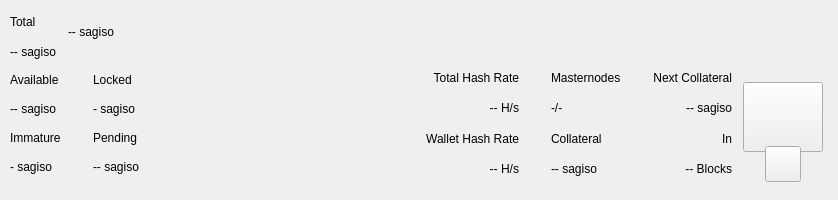
<?xml version="1.0" encoding="UTF-8"?>
<ui version="4.0">
 <class>TopBar</class>
 <widget class="QWidget" name="TopBar">
  <property name="geometry">
   <rect>
    <x>0</x>
    <y>0</y>
    <width>838</width>
    <height>200</height>
   </rect>
  </property>
  <property name="minimumSize">
   <size>
    <width>0</width>
    <height>200</height>
   </size>
  </property>
  <property name="maximumSize">
   <size>
    <width>16777215</width>
    <height>200</height>
   </size>
  </property>
  <property name="windowTitle">
   <string>Form</string>
  </property>
  <layout class="QVBoxLayout" name="verticalLayout_10" stretch="0">
   <property name="spacing">
    <number>0</number>
   </property>
   <property name="leftMargin">
    <number>0</number>
   </property>
   <property name="topMargin">
    <number>0</number>
   </property>
   <property name="rightMargin">
    <number>0</number>
   </property>
   <property name="bottomMargin">
    <number>0</number>
   </property>
   <item>
    <widget class="PFBorderImage" name="containerTop">
     <layout class="QVBoxLayout" name="verticalLayout_11">
      <property name="spacing">
       <number>0</number>
      </property>
      <property name="leftMargin">
       <number>0</number>
      </property>
      <property name="topMargin">
       <number>0</number>
      </property>
      <property name="rightMargin">
       <number>0</number>
      </property>
      <property name="bottomMargin">
       <number>0</number>
      </property>
      <item>
       <widget class="QWidget" name="top_container_2" native="true">
        <property name="minimumSize">
         <size>
          <width>0</width>
          <height>65</height>
         </size>
        </property>
        <layout class="QHBoxLayout" name="top_container">
         <property name="spacing">
          <number>0</number>
         </property>
         <property name="leftMargin">
          <number>10</number>
         </property>
         <property name="topMargin">
          <number>0</number>
         </property>
         <property name="rightMargin">
          <number>10</number>
         </property>
         <property name="bottomMargin">
          <number>0</number>
         </property>
         <item>
          <layout class="QHBoxLayout" name="horizontalLayout_4">
           <property name="spacing">
            <number>12</number>
           </property>
           <property name="rightMargin">
            <number>0</number>
           </property>
           <item>
            <widget class="QWidget" name="widgetAmount" native="true">
             <layout class="QVBoxLayout" name="verticalLayout_2">
              <property name="spacing">
               <number>2</number>
              </property>
              <property name="leftMargin">
               <number>0</number>
              </property>
              <property name="topMargin">
               <number>8</number>
              </property>
              <property name="rightMargin">
               <number>0</number>
              </property>
              <property name="bottomMargin">
               <number>0</number>
              </property>
              <item>
               <widget class="QLabel" name="labelTitle1">
                <property name="text">
                 <string>Total</string>
                </property>
               </widget>
              </item>
              <item>
               <widget class="PrivateQLabel" name="labelAmountPiv">
                <property name="text">
                 <string notr="true">-- sagiso</string>
                </property>
               </widget>
              </item>
             </layout>
            </widget>
           </item>
           <item alignment="Qt::AlignVCenter">
            <widget class="QWidget" name="widgetTopAmount" native="true">
             <property name="sizePolicy">
              <sizepolicy hsizetype="Preferred" vsizetype="Maximum">
               <horstretch>0</horstretch>
               <verstretch>0</verstretch>
              </sizepolicy>
             </property>
             <layout class="QHBoxLayout" name="horizontalLayout_5">
              <property name="spacing">
               <number>0</number>
              </property>
              <property name="leftMargin">
               <number>0</number>
              </property>
              <property name="topMargin">
               <number>0</number>
              </property>
              <property name="rightMargin">
               <number>0</number>
              </property>
              <property name="bottomMargin">
               <number>0</number>
              </property>
              <item alignment="Qt::AlignTop">
               <widget class="PrivateQLabel" name="labelAmountTopPiv">
                <property name="minimumSize">
                 <size>
                  <width>0</width>
                  <height>36</height>
                 </size>
                </property>
                <property name="styleSheet">
                 <string notr="true">padding:0px;margin:0px;</string>
                </property>
                <property name="text">
                 <string notr="true">-- sagiso</string>
                </property>
               </widget>
              </item>
             </layout>
            </widget>
           </item>
           <item>
            <spacer name="horizontalSpacer">
             <property name="orientation">
              <enum>Qt::Horizontal</enum>
             </property>
             <property name="sizeHint" stdset="0">
              <size>
               <width>40</width>
               <height>20</height>
              </size>
             </property>
            </spacer>
           </item>
           <item alignment="Qt::AlignRight">
            <widget class="QWidget" name="layoutSync" native="true">
             <property name="minimumSize">
              <size>
               <width>0</width>
               <height>36</height>
              </size>
             </property>
             <property name="maximumSize">
              <size>
               <width>16777215</width>
               <height>36</height>
              </size>
             </property>
             <layout class="QVBoxLayout" name="verticalLayout_9">
              <property name="leftMargin">
               <number>0</number>
              </property>
              <property name="topMargin">
               <number>0</number>
              </property>
              <property name="rightMargin">
               <number>0</number>
              </property>
              <property name="bottomMargin">
               <number>0</number>
              </property>
              <item>
               <widget class="ExpandableButton" name="pushButtonSync" native="true">
                <property name="minimumSize">
                 <size>
                  <width>36</width>
                  <height>36</height>
                 </size>
                </property>
                <property name="maximumSize">
                 <size>
                  <width>16777215</width>
                  <height>36</height>
                 </size>
                </property>
               </widget>
              </item>
             </layout>
            </widget>
           </item>
           <item>
            <widget class="ExpandableButton" name="pushButtonHDUpgrade" native="true">
             <property name="minimumSize">
              <size>
               <width>36</width>
               <height>36</height>
              </size>
             </property>
             <property name="maximumSize">
              <size>
               <width>16777215</width>
               <height>36</height>
              </size>
             </property>
            </widget>
           </item>
           <item>
            <widget class="ExpandableButton" name="pushButtonStack" native="true">
             <property name="minimumSize">
              <size>
               <width>36</width>
               <height>36</height>
              </size>
             </property>
             <property name="maximumSize">
              <size>
               <width>16777215</width>
               <height>36</height>
              </size>
             </property>
            </widget>
           </item>
           <item>
            <widget class="ExpandableButton" name="pushButtonConf" native="true">
             <property name="minimumSize">
              <size>
               <width>36</width>
               <height>36</height>
              </size>
             </property>
             <property name="maximumSize">
              <size>
               <width>16777215</width>
               <height>36</height>
              </size>
             </property>
            </widget>
           </item>
           <item>
            <widget class="ExpandableButton" name="pushButtonMasternodes" native="true">
             <property name="minimumSize">
              <size>
               <width>36</width>
               <height>36</height>
              </size>
             </property>
             <property name="maximumSize">
              <size>
               <width>16777215</width>
               <height>36</height>
              </size>
             </property>
            </widget>
           </item>
           <item>
            <widget class="ExpandableButton" name="pushButtonConsole" native="true">
             <property name="minimumSize">
              <size>
               <width>36</width>
               <height>36</height>
              </size>
             </property>
             <property name="maximumSize">
              <size>
               <width>16777215</width>
               <height>36</height>
              </size>
             </property>
            </widget>
           </item>
           <item>
            <widget class="ExpandableButton" name="pushButtonConnection" native="true">
             <property name="minimumSize">
              <size>
               <width>36</width>
               <height>36</height>
              </size>
             </property>
             <property name="maximumSize">
              <size>
               <width>16777215</width>
               <height>36</height>
              </size>
             </property>
            </widget>
           </item>
           <item>
            <widget class="ExpandableButton" name="pushButtonTor" native="true">
             <property name="minimumSize">
              <size>
               <width>36</width>
               <height>36</height>
              </size>
             </property>
             <property name="maximumSize">
              <size>
               <width>16777215</width>
               <height>36</height>
              </size>
             </property>
            </widget>
           </item>
           <item>
            <widget class="ExpandableButton" name="pushButtonLock" native="true">
             <property name="sizePolicy">
              <sizepolicy hsizetype="Expanding" vsizetype="Expanding">
               <horstretch>0</horstretch>
               <verstretch>0</verstretch>
              </sizepolicy>
             </property>
             <property name="minimumSize">
              <size>
               <width>36</width>
               <height>0</height>
              </size>
             </property>
             <property name="maximumSize">
              <size>
               <width>16777215</width>
               <height>36</height>
              </size>
             </property>
            </widget>
           </item>
           <item>
            <widget class="ExpandableButton" name="pushButtonTheme" native="true">
             <property name="minimumSize">
              <size>
               <width>36</width>
               <height>36</height>
              </size>
             </property>
             <property name="maximumSize">
              <size>
               <width>16777215</width>
               <height>36</height>
              </size>
             </property>
            </widget>
           </item>
           <item>
            <widget class="ExpandableButton" name="pushButtonFAQ" native="true">
             <property name="minimumSize">
              <size>
               <width>36</width>
               <height>36</height>
              </size>
             </property>
             <property name="maximumSize">
              <size>
               <width>16777215</width>
               <height>36</height>
              </size>
             </property>
            </widget>
           </item>
           <item>
            <widget class="ExpandableButton" name="pushButtonPrivacy" native="true">
             <property name="minimumSize">
              <size>
               <width>36</width>
               <height>36</height>
              </size>
             </property>
             <property name="maximumSize">
              <size>
               <width>16777215</width>
               <height>36</height>
              </size>
             </property>
            </widget>
           </item>
          </layout>
         </item>
        </layout>
       </widget>
      </item>
      <item>
       <widget class="QWidget" name="bottom_container" native="true">
        <property name="minimumSize">
         <size>
          <width>0</width>
          <height>135</height>
         </size>
        </property>
        <layout class="QHBoxLayout" name="botton_container">
         <property name="leftMargin">
          <number>10</number>
         </property>
         <property name="topMargin">
          <number>0</number>
         </property>
         <property name="rightMargin">
          <number>10</number>
         </property>
         <property name="bottomMargin">
          <number>10</number>
         </property>
         <item>
          <layout class="QHBoxLayout" name="horizontalLayout_3">
           <property name="spacing">
            <number>0</number>
           </property>
           <property name="bottomMargin">
            <number>9</number>
           </property>
           <item>
            <layout class="QVBoxLayout" name="verticalLayout_7">
             <property name="spacing">
              <number>0</number>
             </property>
             <property name="leftMargin">
              <number>0</number>
             </property>
             <property name="rightMargin">
              <number>0</number>
             </property>
             <item>
              <layout class="QHBoxLayout" name="horizontalLayout_2">
               <property name="spacing">
                <number>0</number>
               </property>
               <item>
                <layout class="QVBoxLayout" name="verticalLayout_6">
                 <item>
                  <widget class="QLabel" name="labelTitle5">
                   <property name="text">
                    <string>Available</string>
                   </property>
                  </widget>
                 </item>
                 <item>
                  <widget class="PrivateQLabel" name="labelAvailablePiv">
                   <property name="text">
                    <string>-- sagiso</string>
                   </property>
                  </widget>
                 </item>
                 <item>
                  <widget class="QLabel" name="labelTitle4">
                   <property name="text">
                    <string>Immature</string>
                   </property>
                  </widget>
                 </item>
                 <item>
                  <widget class="PrivateQLabel" name="labelImmaturePiv">
                   <property name="text">
                    <string notr="true">- sagiso</string>
                   </property>
                  </widget>
                 </item>
                </layout>
               </item>
               <item>
                <layout class="QVBoxLayout" name="verticalLayout_8">
                 <property name="leftMargin">
                  <number>32</number>
                 </property>
                 <item>
                  <widget class="QLabel" name="labelTitle6">
                   <property name="text">
                    <string>Locked</string>
                   </property>
                  </widget>
                 </item>
                 <item>
                  <widget class="PrivateQLabel" name="labelLockedPiv">
                   <property name="text">
                    <string>- sagiso</string>
                   </property>
                  </widget>
                 </item>
                 <item>
                  <widget class="QLabel" name="labelTitle3">
                   <property name="text">
                    <string>Pending</string>
                   </property>
                  </widget>
                 </item>
                 <item>
                  <widget class="PrivateQLabel" name="labelPendingPiv">
                   <property name="text">
                    <string notr="true">-- sagiso</string>
                   </property>
                  </widget>
                 </item>
                </layout>
               </item>
              </layout>
             </item>
            </layout>
           </item>
          </layout>
         </item>
         <item>
          <spacer name="horizontalSpacer_2">
           <property name="orientation">
            <enum>Qt::Horizontal</enum>
           </property>
           <property name="sizeHint" stdset="0">
            <size>
             <width>40</width>
             <height>20</height>
            </size>
           </property>
          </spacer>
         </item>
         <item>
          <layout class="QHBoxLayout" name="horizontalLayout_6">
           <property name="spacing">
            <number>0</number>
           </property>
           <property name="rightMargin">
            <number>0</number>
           </property>
           <property name="bottomMargin">
            <number>9</number>
           </property>
           <item>
            <widget class="QWidget" name="widgetStaking" native="true">
             <layout class="QVBoxLayout" name="verticalLayout_12">
              <property name="leftMargin">
               <number>32</number>
              </property>
              <property name="topMargin">
               <number>0</number>
              </property>
              <property name="rightMargin">
               <number>0</number>
              </property>
              <property name="bottomMargin">
               <number>0</number>
              </property>
              <item>
               <widget class="QLabel" name="labelNetworkHashRateTitle">
                <property name="text">
                 <string>Total Hash Rate</string>
                </property>
                <property name="textFormat">
                 <enum>Qt::AutoText</enum>
                </property>
                <property name="alignment">
                 <set>Qt::AlignRight|Qt::AlignTrailing|Qt::AlignVCenter</set>
                </property>
               </widget>
              </item>
              <item>
               <widget class="QLabel" name="labelNetworkHashRateValue">
                <property name="layoutDirection">
                 <enum>Qt::LeftToRight</enum>
                </property>
                <property name="text">
                 <string>-- H/s</string>
                </property>
                <property name="textFormat">
                 <enum>Qt::AutoText</enum>
                </property>
                <property name="alignment">
                 <set>Qt::AlignRight|Qt::AlignTrailing|Qt::AlignVCenter</set>
                </property>
               </widget>
              </item>
              <item>
               <widget class="QLabel" name="labelWalletHashRateTitle">
                <property name="text">
                 <string>Wallet Hash Rate</string>
                </property>
                <property name="textFormat">
                 <enum>Qt::AutoText</enum>
                </property>
                <property name="alignment">
                 <set>Qt::AlignRight|Qt::AlignTrailing|Qt::AlignVCenter</set>
                </property>
               </widget>
              </item>
              <item>
               <widget class="PrivateQLabel" name="labelWalletHashRateValue">
                <property name="text">
                 <string notr="true">-- H/s</string>
                </property>
                <property name="textFormat">
                 <enum>Qt::AutoText</enum>
                </property>
                <property name="alignment">
                 <set>Qt::AlignRight|Qt::AlignTrailing|Qt::AlignVCenter</set>
                </property>
               </widget>
              </item>
             </layout>
            </widget>
           </item>
           <item>
            <widget class="QWidget" name="widgetMasternodes" native="true">
             <layout class="QVBoxLayout">
              <property name="leftMargin">
               <number>32</number>
              </property>
              <property name="topMargin">
               <number>0</number>
              </property>
              <property name="rightMargin">
               <number>0</number>
              </property>
              <property name="bottomMargin">
               <number>0</number>
              </property>
              <item>
               <widget class="QLabel" name="labelMasternodesTitle">
                <property name="text">
                 <string>Masternodes</string>
                </property>
               </widget>
              </item>
              <item>
               <widget class="PrivateQLabel" name="labelMasternodeCount">
                <property name="text">
                 <string>-/-</string>
                </property>
               </widget>
              </item>
              <item>
               <widget class="QLabel" name="labelCollateralTitle">
                <property name="text">
                 <string>Collateral</string>
                </property>
               </widget>
              </item>
              <item>
               <widget class="QLabel" name="labelCollateralValue">
                <property name="text">
                 <string notr="true">-- sagiso</string>
                </property>
               </widget>
              </item>
             </layout>
            </widget>
           </item>
           <item>
            <widget class="QWidget" name="widgetNextCollateral" native="true">
             <layout class="QVBoxLayout" name="verticalLayout_12">
              <property name="leftMargin">
               <number>32</number>
              </property>
              <property name="topMargin">
               <number>0</number>
              </property>
              <property name="rightMargin">
               <number>0</number>
              </property>
              <property name="bottomMargin">
               <number>0</number>
              </property>
              <item>
               <widget class="QLabel" name="labelNextMasternodesTitle">
                <property name="text">
                 <string>Next Collateral</string>
                </property>
                <property name="textFormat">
                 <enum>Qt::AutoText</enum>
                </property>
                <property name="alignment">
                 <set>Qt::AlignRight|Qt::AlignTrailing|Qt::AlignVCenter</set>
                </property>
               </widget>
              </item>
              <item>
               <widget class="QLabel" name="labelNextCollateralValue">
                <property name="text">
                 <string>-- sagiso</string>
                </property>
                <property name="textFormat">
                 <enum>Qt::AutoText</enum>
                </property>
                <property name="alignment">
                 <set>Qt::AlignRight|Qt::AlignTrailing|Qt::AlignVCenter</set>
                </property>
               </widget>
              </item>
              <item>
               <widget class="QLabel" name="labelRemainingBlocks">
                <property name="text">
                 <string>In</string>
                </property>
                <property name="textFormat">
                 <enum>Qt::AutoText</enum>
                </property>
                <property name="alignment">
                 <set>Qt::AlignRight|Qt::AlignTrailing|Qt::AlignVCenter</set>
                </property>
               </widget>
              </item>
              <item>
               <widget class="QLabel" name="labelNextCollateralBlocks">
                <property name="text">
                 <string notr="true">-- Blocks</string>
                </property>
                <property name="textFormat">
                 <enum>Qt::AutoText</enum>
                </property>
                <property name="alignment">
                 <set>Qt::AlignRight|Qt::AlignTrailing|Qt::AlignVCenter</set>
                </property>
               </widget>
              </item>
             </layout>
            </widget>
           </item>
          </layout>
         </item>
         <item>
          <widget class="QWidget" name="qrContainer" native="true">
           <property name="sizePolicy">
            <sizepolicy hsizetype="Preferred" vsizetype="Minimum">
             <horstretch>0</horstretch>
             <verstretch>0</verstretch>
            </sizepolicy>
           </property>
           <property name="minimumSize">
            <size>
             <width>90</width>
             <height>110</height>
            </size>
           </property>
           <property name="maximumSize">
            <size>
             <width>90</width>
             <height>110</height>
            </size>
           </property>
           <layout class="QVBoxLayout" name="containerQR">
            <property name="spacing">
             <number>0</number>
            </property>
            <property name="leftMargin">
             <number>5</number>
            </property>
            <property name="topMargin">
             <number>10</number>
            </property>
            <property name="rightMargin">
             <number>5</number>
            </property>
            <property name="bottomMargin">
             <number>0</number>
            </property>
            <item>
             <widget class="QPushButton" name="btnQr">
              <property name="minimumSize">
               <size>
                <width>70</width>
                <height>70</height>
               </size>
              </property>
              <property name="maximumSize">
               <size>
                <width>16777215</width>
                <height>70</height>
               </size>
              </property>
              <property name="focusPolicy">
               <enum>Qt::NoFocus</enum>
              </property>
              <property name="text">
               <string/>
              </property>
              <property name="iconSize">
               <size>
                <width>70</width>
                <height>70</height>
               </size>
              </property>
             </widget>
            </item>
            <item>
             <spacer name="verticalSpacer">
              <property name="orientation">
               <enum>Qt::Vertical</enum>
              </property>
              <property name="sizeType">
               <enum>QSizePolicy::Fixed</enum>
              </property>
              <property name="sizeHint" stdset="0">
               <size>
                <width>20</width>
                <height>20</height>
               </size>
              </property>
             </spacer>
            </item>
            <item alignment="Qt::AlignHCenter|Qt::AlignBottom">
             <widget class="QPushButton" name="pushButtonQR">
              <property name="minimumSize">
               <size>
                <width>36</width>
                <height>36</height>
               </size>
              </property>
              <property name="maximumSize">
               <size>
                <width>36</width>
                <height>36</height>
               </size>
              </property>
              <property name="focusPolicy">
               <enum>Qt::NoFocus</enum>
              </property>
              <property name="text">
               <string/>
              </property>
             </widget>
            </item>
           </layout>
          </widget>
         </item>
        </layout>
       </widget>
      </item>
     </layout>
    </widget>
   </item>
  </layout>
 </widget>
 <customwidgets>
  <customwidget>
   <class>ExpandableButton</class>
   <extends>QWidget</extends>
   <header>qt/pivx/expandablebutton.h</header>
   <container>1</container>
  </customwidget>
  <customwidget>
   <class>PFBorderImage</class>
   <extends>QFrame</extends>
   <header>qt/pivx/pfborderimage.h</header>
   <container>1</container>
  </customwidget>
  <customwidget>
   <class>PrivateQLabel</class>
   <extends>QLabel</extends>
   <header>qt/pivx/privatelabel.h</header>
   <container>0</container>
  </customwidget>
 </customwidgets>
 <resources/>
 <connections/>
</ui>
